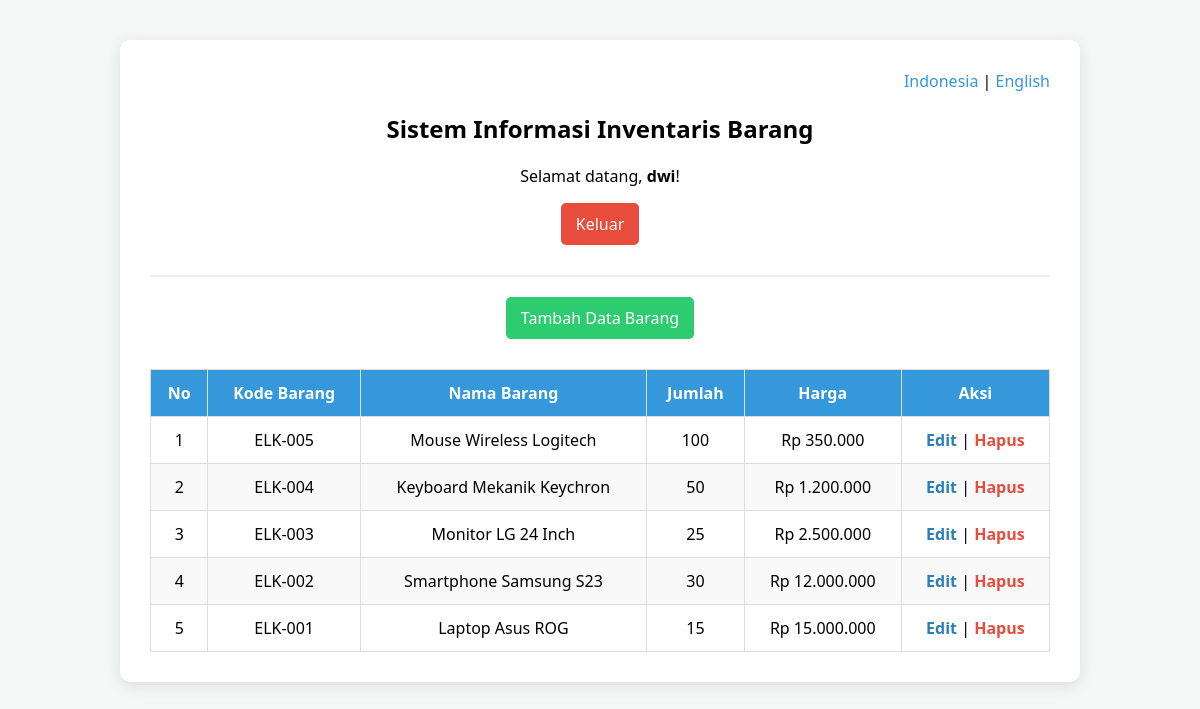
/index.php (signed in), run on the app's committed database.
### tables this page shows
CREATE TABLE `barang` (
  `id` int(11) NOT NULL,
  `kode_barang` varchar(20) NOT NULL,
  `nama_barang` varchar(100) NOT NULL,
  `jumlah` int(11) NOT NULL,
  `harga` decimal(10,2) NOT NULL
);

### index.php (the view, shortened to what this page needs)
<?php
require 'koneksi.php';
$lang = $_SESSION['lang'];
$kamus = [
    'id' => [
        'judul' => 'Sistem Informasi Inventaris Barang',
        'selamat_datang' => 'Selamat datang',
        'keluar' => 'Keluar',
        'tambah_data' => 'Tambah Data Barang'
    ],
    'en' => [
        'judul' => 'Inventory Information System',
        'selamat_datang' => 'Welcome',
        'keluar' => 'Logout',
        'tambah_data' => 'Add Item Data'
    ]
];
?>
<!DOCTYPE html>
<html>
<head>
</head>
<body>
    <div class="container">
        <div style="text-align: right; margin-bottom: 20px;">
            <a href="?lang=id" style="text-decoration: none; color: #3498db;">Indonesia</a> |
            <a href="?lang=en" style="text-decoration: none; color: #3498db;">English</a>
        </div>
        <h2><?php echo $kamus[$lang]['judul']; ?></h2>
        <p><?php echo $kamus[$lang]['selamat_datang']; ?>, <b><?php echo $_SESSION['user']; ?></b>!</p>
        <a href="logout.php" class="btn btn-logout"><?php echo $kamus[$lang]['keluar']; ?></a>
        <hr style="border: 1px solid #eee; margin: 20px 0;">
        <a href="tambah.php" class="btn"><?php echo $kamus[$lang]['tambah_data']; ?></a>
        <table>
            <thead>
                <tr>
                    <th>No</th>
                    <th>Kode Barang</th>
                    <th>Nama Barang</th>
                    <th>Jumlah</th>
                    <th>Harga</th>
                    <th>Aksi</th>
                </tr>
            </thead>
            <tbody>
                <?php
                $stmt = $pdo->query("SELECT * FROM barang ORDER BY id DESC");
                $no = 1;
                while ($row = $stmt->fetch()) {
                    $harga_format = "Rp " . number_format($row['harga'], 0, ',', '.');
                    echo "<tr>";
                    echo "<td>" . $no++ . "</td>";
                    echo "<td>" . htmlspecialchars($row['kode_barang']) . "</td>";
                    echo "<td>" . htmlspecialchars($row['nama_barang']) . "</td>";
                    echo "<td>" . htmlspecialchars($row['jumlah']) . "</td>";
                    echo "<td>" . $harga_format . "</td>";
                    echo "<td>
                            <a href='edit.php?id=" . $row['id'] . "' class='btn-edit'>Edit</a> |
                            <a href='hapus.php?id=" . $row['id'] . "' class='btn-delete' onclick=\"return confirm('Yakin ingin menghapus?');\">Hapus</a>
                          </td>";
                    echo "</tr>";
                }
                ?>
            </tbody>
        </table>
    </div>
</body>
</html>

### index.php (style rules this page uses)
body { font-family: 'Segoe UI', Tahoma, Geneva, Verdana, sans-serif; background-color: #f4f7f6; margin: 0; padding: 40px 20px; }
.container { background-color: #fff; padding: 30px; border-radius: 10px; box-shadow: 0 4px 15px rgba(0,0,0,0.1); text-align: center; max-width: 900px; margin: 0 auto; }
table { width: 100%; border-collapse: collapse; margin-top: 20px; }
th, td { padding: 12px; border: 1px solid #ddd; text-align: center; }
th { background-color: #3498db; color: white; }
tr:nth-child(even) { background-color: #f9f9f9; }
.btn { background-color: #2ecc71; color: white; padding: 10px 15px; text-decoration: none; border-radius: 5px; display: inline-block; margin-bottom: 10px; }
.btn-logout { background-color: #e74c3c; }
.btn-edit { color: #2980b9; text-decoration: none; font-weight: bold; }
.btn-delete { color: #e74c3c; text-decoration: none; font-weight: bold; }

### data on the page
barang: kode_barang "ELK-005", nama_barang "Mouse Wireless Logitech", jumlah "100", harga "Rp 350.000"
barang: kode_barang "ELK-004", nama_barang "Keyboard Mekanik Keychron", jumlah "50", harga "Rp 1.200.000"
barang: kode_barang "ELK-003", nama_barang "Monitor LG 24 Inch", jumlah "25", harga "Rp 2.500.000"
barang: kode_barang "ELK-002", nama_barang "Smartphone Samsung S23", jumlah "30", harga "Rp 12.000.000"
barang: kode_barang "ELK-001", nama_barang "Laptop Asus ROG", jumlah "15", harga "Rp 15.000.000"

### other printed values
$kamus[$lang]['judul'] "Sistem Informasi Inventaris Barang"
$kamus[$lang]['selamat_datang'] "Selamat datang"
$_SESSION['user'] "dwi"
$kamus[$lang]['keluar'] "Keluar"
$kamus[$lang]['tambah_data'] "Tambah Data Barang"
